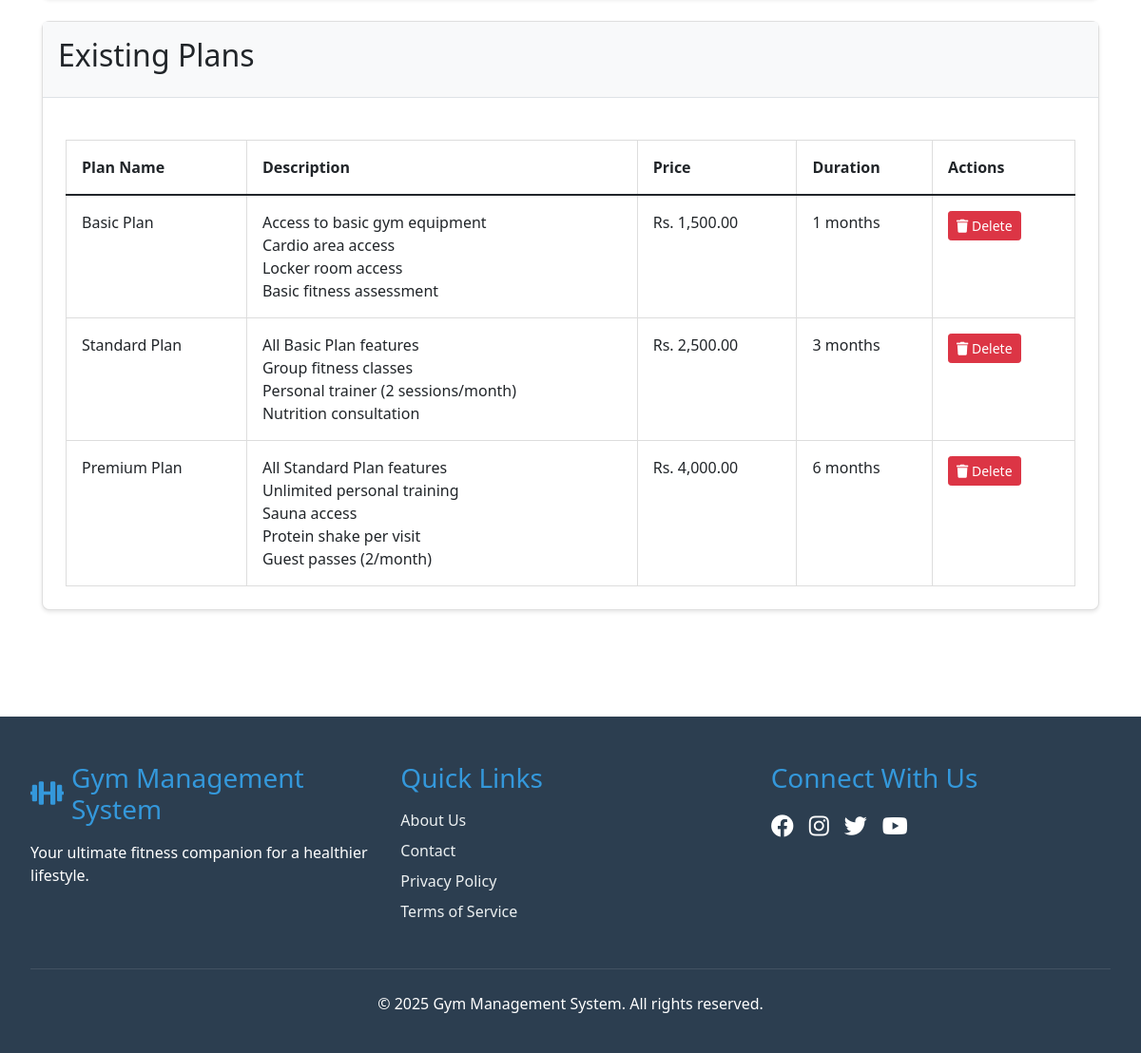
Page /admin/manage_plans.php (signed in, lower part) on the earlier database version.
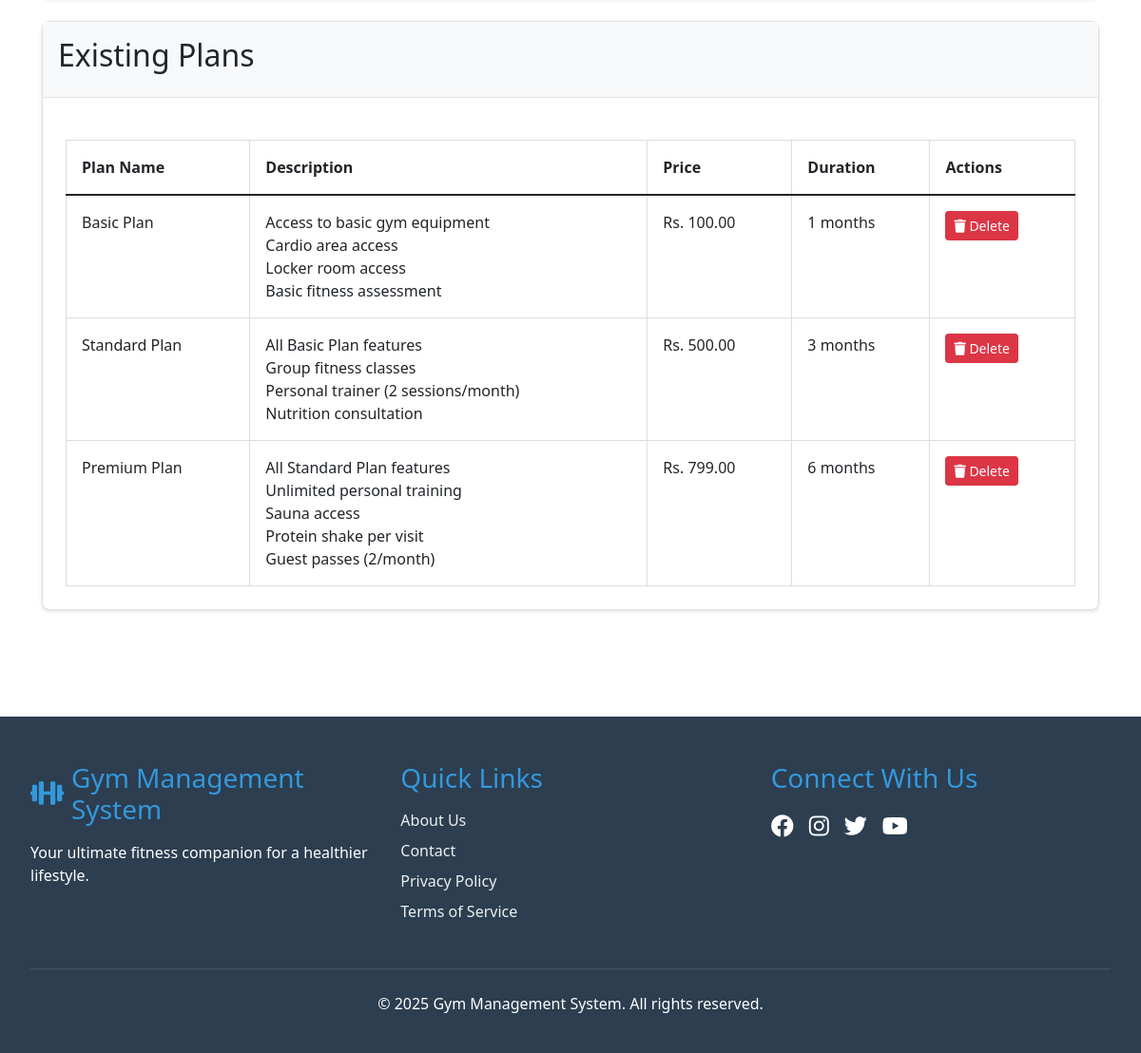
Same page on the later database version.
### tables this page shows
CREATE TABLE gym_plans (
    plan_id INT AUTO_INCREMENT PRIMARY KEY,
    plan_name VARCHAR(100) NOT NULL,
    plan_description TEXT,
    plan_price DECIMAL(10, 2) NOT NULL,
    plan_duration INT NOT NULL  
);

### admin/manage_plans.php (the view, shortened to what this page needs)
<?php
require_once '../includes/header.php';
$sql = "SELECT * FROM gym_plans ORDER BY plan_price ASC";
$result = mysqli_query($con, $sql);
?>
<div class="container">
    <div class="card">
        <div class="card-header">
            <h2>Existing Plans</h2>
        </div>
        <div class="card-body">
            <table class="table">
                <thead>
                    <tr>
                        <th>Plan Name</th>
                        <th>Description</th>
                        <th>Price</th>
                        <th>Duration</th>
                        <th>Actions</th>
                    </tr>
                </thead>
                <tbody>
                    <?php while ($plan = mysqli_fetch_assoc($result)): ?>
                    <tr>
                        <td><?php echo htmlspecialchars($plan['plan_name']); ?></td>
                        <td>
                            <?php
                            $features = explode("\n", $plan['plan_description']);
                            foreach ($features as $feature) {
                                echo htmlspecialchars(trim($feature)) . "<br>";
                            }
                            ?>
                        </td>
                        <td>Rs. <?php echo number_format($plan['plan_price'], 2); ?></td>
                        <td><?php echo $plan['plan_duration']; ?> months</td>
                        <td>
                            <a href="?delete_id=<?php echo $plan['plan_id']; ?>"
                               class="btn btn-danger btn-sm"
                               onclick="return confirmDelete('Are you sure you want to delete this plan?')">
                                <i class="fas fa-trash"></i> Delete
                            </a>
                        </td>
                    </tr>
                    <?php endwhile; ?>
                </tbody>
            </table>
        </div>
    </div>
</div>
<?php require_once '../includes/footer.php'; ?>

Differences in the rows shown:
changed gym_plans "Basic Plan": plan_price "1,500.00" → "100.00"
changed gym_plans "Standard Plan": plan_price "2,500.00" → "500.00"
changed gym_plans "Premium Plan": plan_price "4,000.00" → "799.00"
